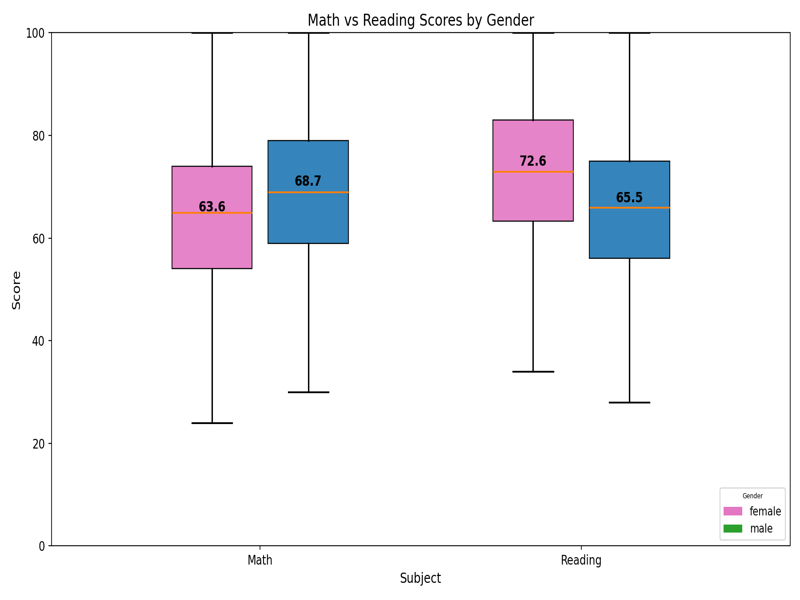
#> input picture Assignments/Assignment 1/q2_student_performance/figures/v1_gender_boxplots.png, 800 x 600 px, found by its file name; the run also reads 3 pictures not shown here
$ jupyter execute --allow-errors student_performance.ipynb   (shell and % lines are left out)
#> lines starting #> are read from the running program, lines starting #| are printed output that depends on the picture
<a href="https://colab.research.google.com/github/kaii0802/CS-5530---Kai-Son/blob/main/student_performance.ipynb" target="_parent"></a>

# Q2 - Students Performance: ingest, preprocess, and five visualizations

Three-stage workflow: **ingest -> process -> analyze**.

| Stage | What happens | Output |
|---|---|---|
| 1. Ingest | load the raw CSV, run integrity checks | DataFrame |
| 2. Process | clean names/types, handle missing values, validate ranges, add `overall_avg` | `data/processed/students_clean.csv` |
| 3. Analyze | five figures (800x600 px, 300 DPI) + a 5-8 sentence interpretation each | `figures/*.png`, `reports/findings.md` |

This notebook lives in `q2_student_performance/src/`; every path below is resolved relative to the `q2_student_performance/` folder.

[cell 1]
%cd /content

[cell 2]
from pathlib import Path
import re

import matplotlib.patheffects as pe
import matplotlib.pyplot as plt
import numpy as np
import pandas as pd
import seaborn as sns
from IPython.display import Image, display
from matplotlib.lines import Line2D
from PIL import Image as PILImage
from scipy import stats

# The notebook lives in <question>/src/, so the question folder is its parent.
ROOT = Path.cwd().parent if Path.cwd().name == "src" else Path.cwd()
RAW_CSV = ROOT / "data" / "raw" / "StudentsPerformance.csv"
CLEAN_CSV = ROOT / "data" / "processed" / "students_clean.csv"
FIG_DIR = ROOT / "figures"
REPORT = ROOT / "reports" / "findings.md"
for folder in (CLEAN_CSV.parent, FIG_DIR, REPORT.parent):
    folder.mkdir(parents=True, exist_ok=True)

## Stage 1 - Ingest

Load the raw CSV and check that the expected columns are present, then record basic data-quality facts
(row count, dtypes, missing values, duplicates). The raw file is never modified.

[cell 3]
EXPECTED_COLUMNS = [
    "gender", "race/ethnicity", "parental level of education", "lunch",
    "test preparation course", "math score", "reading score", "writing score",
]

def load_raw() -> pd.DataFrame:
    df = pd.read_csv(RAW_CSV)
    missing_cols = set(EXPECTED_COLUMNS) - set(df.columns)
    if missing_cols:
        raise ValueError(f"Raw file is missing expected columns: {sorted(missing_cols)}")
    return df

# [9 lines left out: function describe_raw, not called in this run]


#> (the rest of this cell did not finish here and is left out)

## Stage 2 - Preprocess

Cleaning rules, applied in order:

1. rename columns to snake_case; trim and lower-case text categories
2. force scores to numeric
3. missing categorical -> `"unknown"`; missing score -> drop the row (imputing a score would distort what we plot)
4. drop duplicate rows
5. keep only scores inside 0-100
6. add `overall_avg` = mean of math, reading and writing (2 dp)
7. flag outliers with the 1.5 x IQR rule but **keep** them (they are valid low scores)

[cell 4]
RENAME = {
    "gender": "gender",
    "race/ethnicity": "race_ethnicity",
    "parental level of education": "parent_education",
    "lunch": "lunch",
    "test preparation course": "test_prep",
    "math score": "math_score",
    "reading score": "reading_score",
    "writing score": "writing_score",
}

SCORES = ["math_score", "reading_score", "writing_score"]

CATEGORICAL = ["gender", "race_ethnicity", "parent_education", "lunch", "test_prep"]

# [53 lines left out: function preprocess, not called in this run]


#> (the rest of this cell did not finish here and is left out)

## Stage 3 - Analyze: figure helpers

Every figure is 800x600 px at 300 DPI, i.e. `figsize = (800/300, 600/300)` inches, so fonts are small on purpose.
`bbox_inches="tight"` is not used because it would change the pixel size.

[cell 5]
# Colour-blind-safe palettes (Okabe-Ito subset), reused for the same variable in every figure.
DPI = 300

FIGSIZE = (800 / DPI, 600 / DPI)  # 2.667 x 2.0 in  ->  800 x 600 px

UNITS = "points, 0–100"

GENDER_COLORS = {"female": "#D55E00", "male": "#0072B2"}

PREP_COLORS = {"completed": "#009E73", "none": "#CC79A7"}

PREP_LINE_COLORS = {"completed": "#00614A", "none": "#8A1F5C"}  # darker shades for the fit lines

SUBJECT_COLORS = ["#0072B2", "#E69F00", "#009E73", "#555555"]

FIG_PATHS = {
    "v1": FIG_DIR / "v1_gender_boxplots.png",
    "v2": FIG_DIR / "v2_test_prep_math.png",
    "v3": FIG_DIR / "v3_lunch_average.png",
    "v4": FIG_DIR / "v4_subject_correlations.png",
    "v5": FIG_DIR / "v5_math_vs_reading_by_prep.png",
}

def set_style() -> None:
    """Small fonts are required: an 800x600 px / 300 DPI canvas is only 2.67 x 2 inches."""
    sns.set_theme(style="whitegrid")
    plt.rcParams.update({
        "figure.dpi": DPI, "savefig.dpi": DPI,
        "font.size": 6, "axes.titlesize": 7, "axes.titleweight": "bold",
        "axes.labelsize": 6, "xtick.labelsize": 5.5, "ytick.labelsize": 5.5,
        "legend.fontsize": 5.5, "legend.title_fontsize": 5.5,
        "axes.linewidth": 0.5, "grid.linewidth": 0.3, "grid.color": "#DDDDDD",
        "xtick.major.width": 0.5, "ytick.major.width": 0.5,
        "xtick.major.size": 2, "ytick.major.size": 2,
        "axes.spines.top": False, "axes.spines.right": False,
    })

def new_fig():
    return plt.subplots(figsize=FIGSIZE, layout="constrained")

# [6 lines left out: function save, not called in this run]

def cohens_d(a: pd.Series, b: pd.Series) -> float:
    pooled = np.sqrt(((len(a) - 1) * a.var() + (len(b) - 1) * b.var()) / (len(a) + len(b) - 2))
    return (a.mean() - b.mean()) / pooled


set_style()
st = {}   # statistics for the report, filled in by each figure below

### V1 - Gender boxplots (math vs reading)

*Question:* Are there gender differences in math vs reading?

[cell 6]
# [30 lines left out: function v1_gender_boxplots, not called in this run]


#> (the rest of this cell did not finish here and is left out)

### V2 - Test preparation impact on math

*Question:* Do students who completed test prep score higher in math?

[cell 7]
# [27 lines left out: function v2_test_prep_math, not called in this run]


#> (the rest of this cell did not finish here and is left out)

### V3 - Lunch type and average performance

*Question:* Does lunch type (standard vs free/reduced) relate to outcomes?
Grouped bars show the mean math, reading, writing and overall average (`overall_avg`) for each lunch type.

[cell 8]
# [34 lines left out: function v3_lunch_average, not called in this run]


#> (the rest of this cell did not finish here and is left out)

### V4 - Subject correlations

*Question:* How strongly do the three subjects move together?

[cell 9]
# [18 lines left out: function v4_subject_correlations, not called in this run]


#> (the rest of this cell did not finish here and is left out)

### V5 - Math vs reading with trend lines by test prep

*Question:* How strongly are math and reading associated, and do test-prep completers have a different slope?

One least-squares line per group. The slope difference is tested with an interaction model
(`math ~ reading + prep + reading:prep`, plain OLS in NumPy).

[cell 10]
# [43 lines left out: function v5_math_vs_reading, not called in this run]


#> (the rest of this cell did not finish here and is left out)

## Interpretations and report

Each interpretation is generated from the computed statistics (nothing typed in by hand), and direction-dependent
wording is guarded by `assert`s so the text cannot silently contradict the data. The report writer also checks
that every interpretation has 5-8 sentences.

[cell 11]
def fp(p: float) -> str:
    return "p < 0.001" if p < 0.001 else f"p = {p:.3f}"

def n_sentences(text: str) -> int:
    return len([s for s in re.split(r"(?<=[.!?])\s+", text.strip()) if s])

# [85 lines left out: function interpretations, not called in this run]

SECTIONS = {
    "v1": ("V1 - Gender boxplots (math vs reading)",
           "Are there gender differences in math vs reading?",
           "Side-by-side boxplots of math and reading scores, grouped by gender.",
           "v1_gender_boxplots.png"),
    "v2": ("V2 - Test preparation impact on math",
           "Do students who completed test prep score higher in math?",
           "Boxplots of math score by test preparation course (completed vs none); diamonds mark the group means.",
           "v2_test_prep_math.png"),
    "v3": ("V3 - Lunch type and average performance",
           "Does lunch type (standard vs free/reduced) relate to outcomes?",
           "Grouped bar chart of mean math, reading, writing and overall average (mean of the three) by lunch type.",
           "v3_lunch_average.png"),
    "v4": ("V4 - Subject correlations",
           "How strongly do the three subjects move together?",
           "Correlation heatmap (Pearson r) with annotated coefficients.",
           "v4_subject_correlations.png"),
    "v5": ("V5 - Math vs reading with trend lines by test prep",
           "How strongly are math and reading associated, and do test-prep completers have a different slope?",
           "Scatter plot (x = reading score, y = math score), coloured by test preparation course, with one least-squares line per group; legend shows each group's n and slope.",
           "v5_math_vs_reading_by_prep.png"),
}

[cell 12]
# [71 lines left out: function write_report, not called in this run]


#> (the rest of this cell did not finish here and is left out)

## Final check - figure specification

[cell 13]
for key, path in FIG_PATHS.items():
    with PILImage.open(path) as im:
        assert im.size == (800, 600), f"{path.name} is {im.size}, expected (800, 600)"
        print(f"{path.name}: {im.size[0]}x{im.size[1]} px, {round(im.info['dpi'][0])} DPI")
#> this loop made 5 passes
#| v1_gender_boxplots.png: 800x600 px, 300 DPI
#| v2_test_prep_math.png: 800x600 px, 300 DPI
#| v3_lunch_average.png: 800x600 px, 300 DPI
#| v4_subject_correlations.png: 800x600 px, 300 DPI
#| v5_math_vs_reading_by_prep.png: 800x600 px, 300 DPI
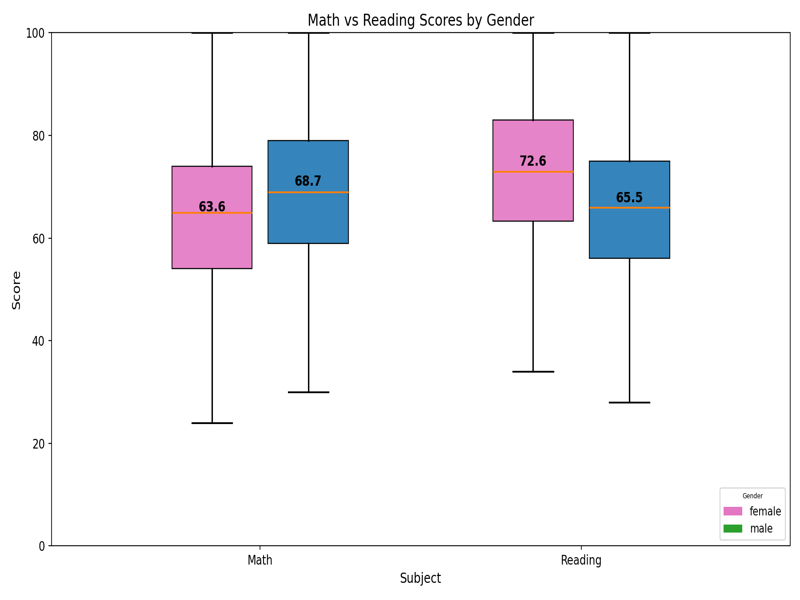
#> input picture Assignments/Assignment 1/q2_student_performance/figures/v1_gender_boxplots.png, 800 x 600 px, found by its file name
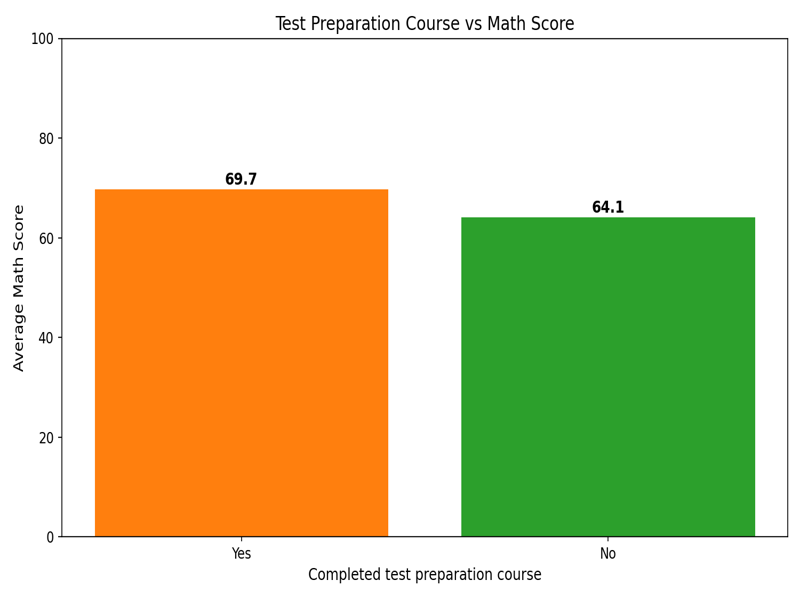
#> input picture Assignments/Assignment 1/q2_student_performance/figures/v2_test_prep_math.png, 800 x 600 px, found by its file name
#> pass 3, `with PILImage.open(path) as im:`:
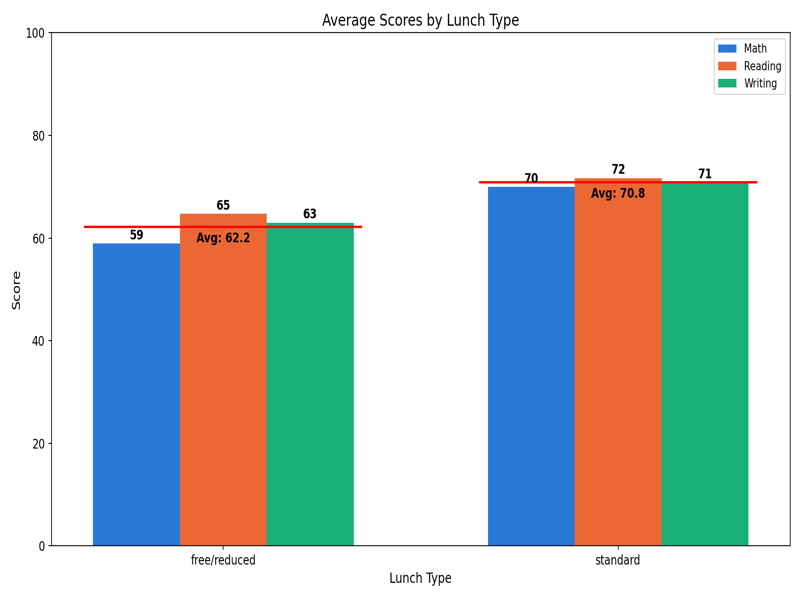
#> im: PIL image 800x600 RGBA; mean R, G, B, A 196.2, 206.7, 204.9, 255
